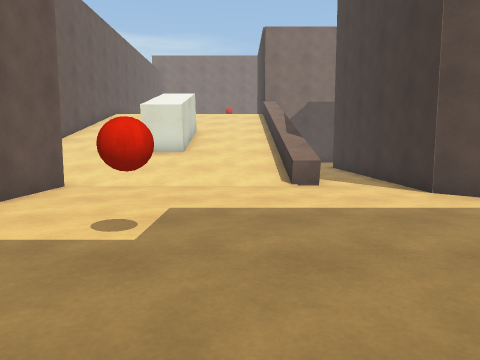
view 1 (above)

18 first-person views from a walk through a 3-D level made in the Unity game engine. The camera is 1.2 m above the floor, tilts 6° down and sees 70° across. The floor is counted in squares, 1 m on a side. Each view is taken from the middle of a square. On the plan, view 1 faces up. The plan holds only what a view shows up to about 14 squares ahead; the rest is blank. The place goes on beyond the plan. The player is left out. Some animated figures are not drawn. Door leaves are left out, so doorways stand open.

view 2
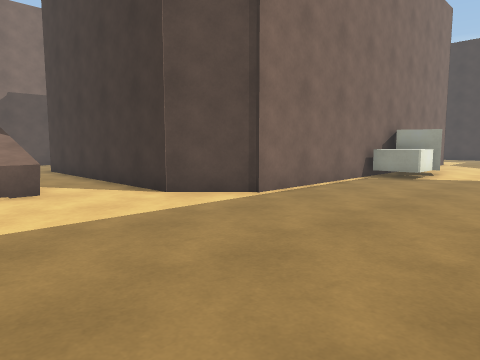

view 3
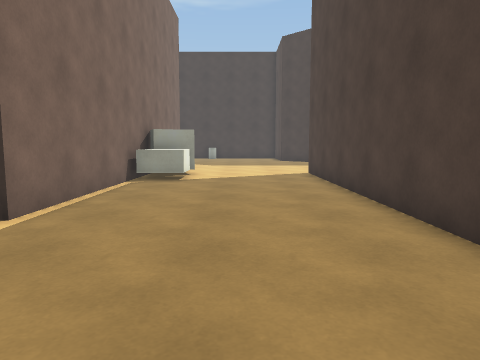

view 4
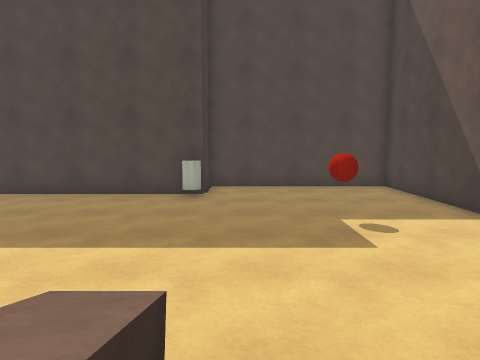

view 5
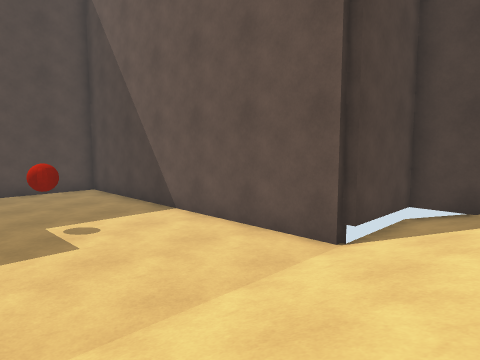

view 6
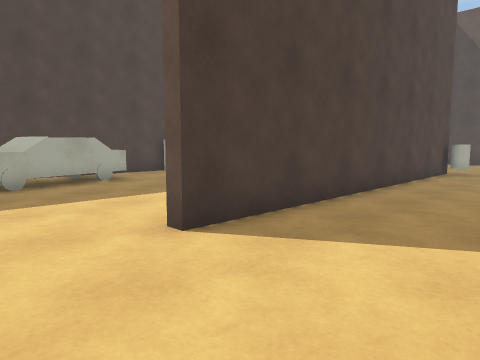

view 7
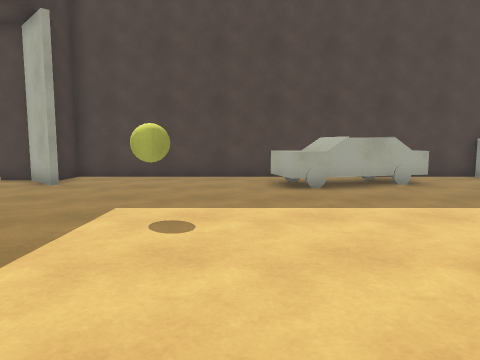

view 8
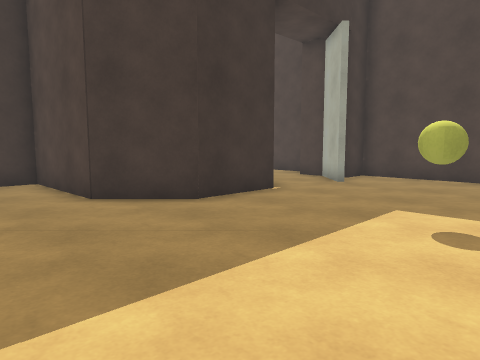

view 9
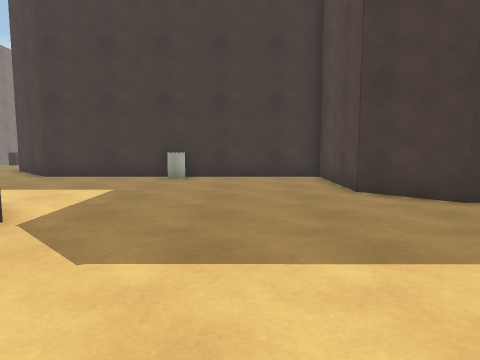

view 10
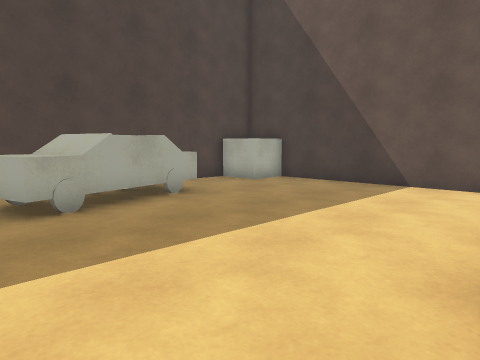

view 11
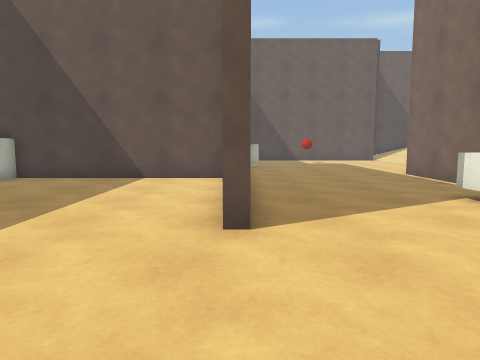

view 12
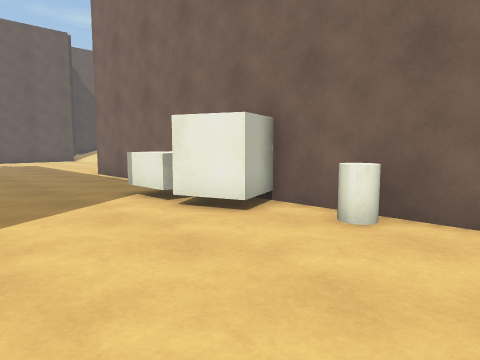

view 13
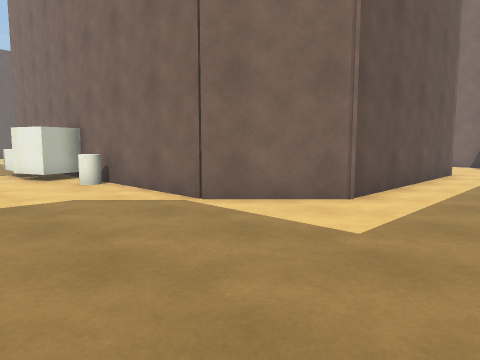

view 14
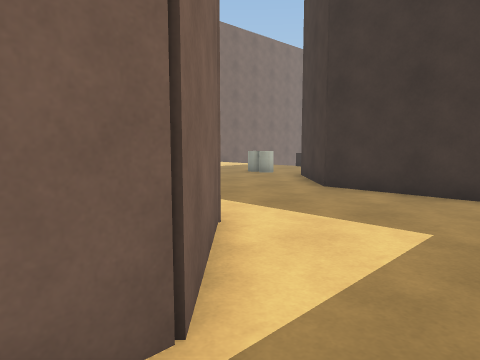

view 15
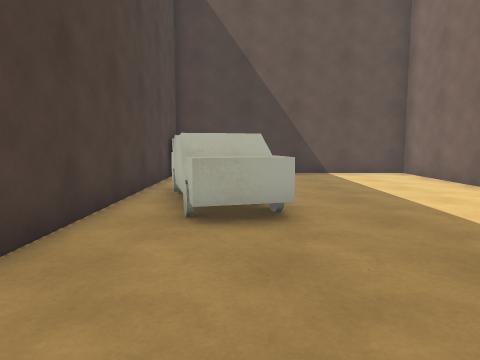

view 16
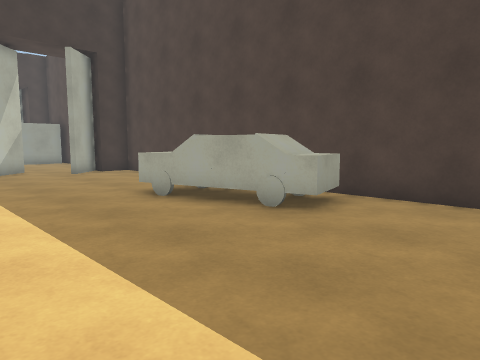

view 17
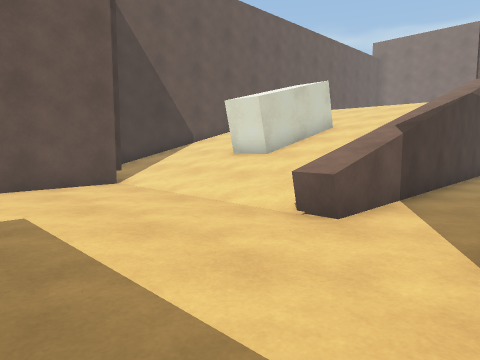

view 18
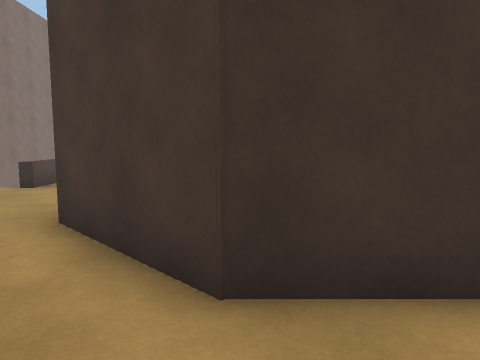

### Floor plan
Key: @ floor where view 1 was taken; # wall or solid block; . main floor; : floor 0.25 m higher than the main floor; + floor 0.5 m higher than the main floor; * floor 0.75 m higher than the main floor; / step, stairs or slope; ^ raised ledge; B ball; A box; C car.
Columns run from 8 left of view 1 to 33 right of it. Each row starts with its distance up from view 1.
 13  ****##***^..#                  #.. .....#
 12 #////++///^..#                  #.......##
 11 #::://////^..#                  #......##
 10 ####......^..#                  #.....##
  9    #.........#                 ##.....#
  8    #.........##               ##......#
  7    #..........#################.......#
  6    #.................AAAA#^...........#
  5    #.................AAA.............^#
  4    #...B..............................#
  3    #..................................#
  2    #..................................#
  1    #.......^..........................#
  0    #....@..#############..........#####
 -1    #.......#    #................##
 -2    #########    #...............##
 -3                 #...........B...#
 -4                 #...............##
 -5                 #................#
 -6                 #.......C........#
 -7                 #....CCCCC......##
 -8                 #A...CCCC.......##
 -9                 AA...C..........#
-10                 #################

Positions as (right, up) in squares from view 1, and headings:
1: (0, 0), facing up
2: (0, 1), facing up-right
3: (1, 3), facing right
4: (1, 12), facing down
5: (1, 13), facing down-left
6: (18, 4), facing down-left
7: (18, 3), facing down
8: (18, 3), facing down-right
9: (17, 3), facing right
10: (18, 0), facing down-left
11: (20, 0), facing left
12: (20, 1), facing up-left
13: (28, 2), facing up-left
14: (21, 5), facing up-right
15: (22, -7), facing left
16: (9, -2), facing down-right
17: (5, 5), facing up-left
18: (27, 10), facing right
